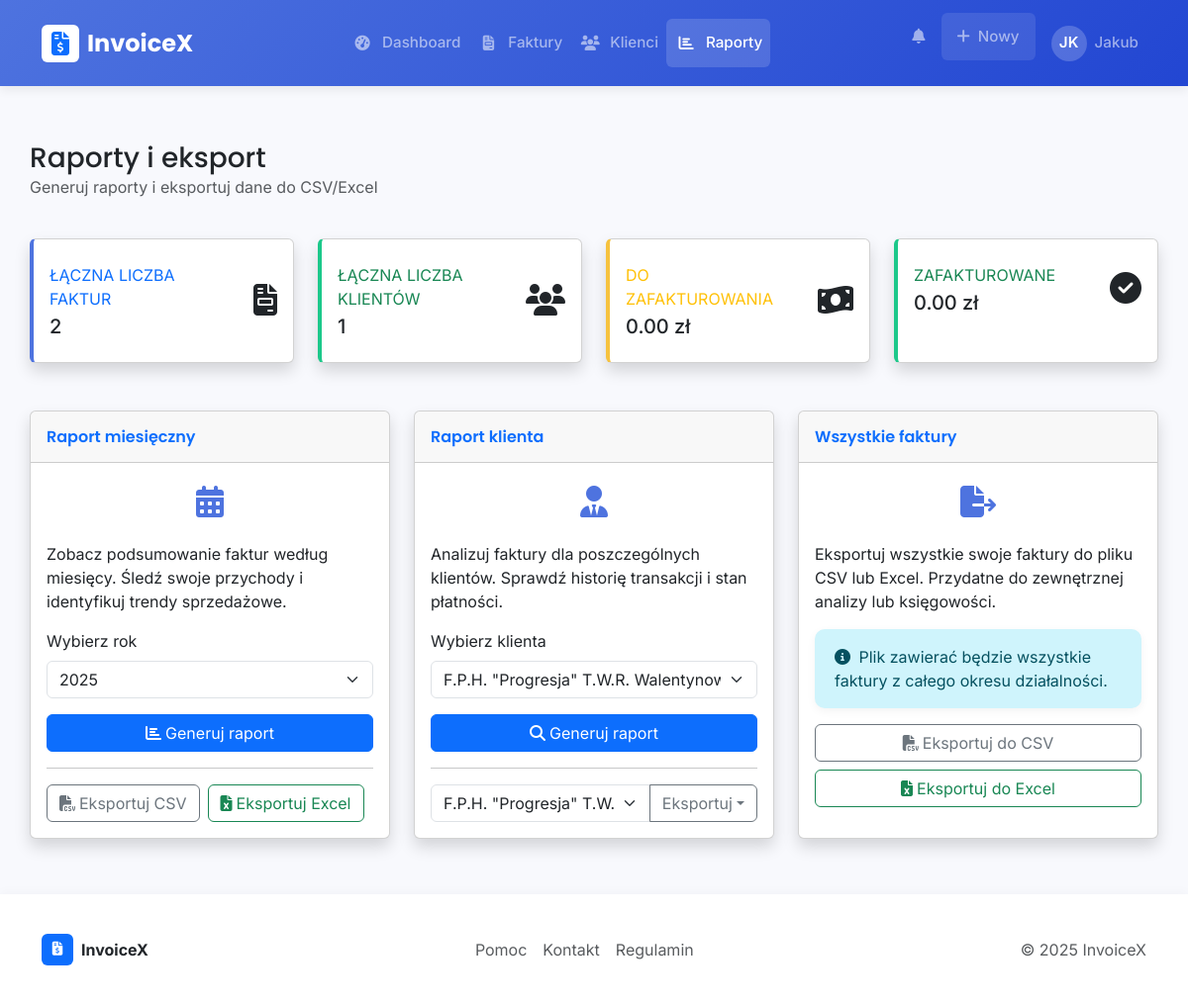
/reports/ (signed in), run on an earlier commit of the app's database.
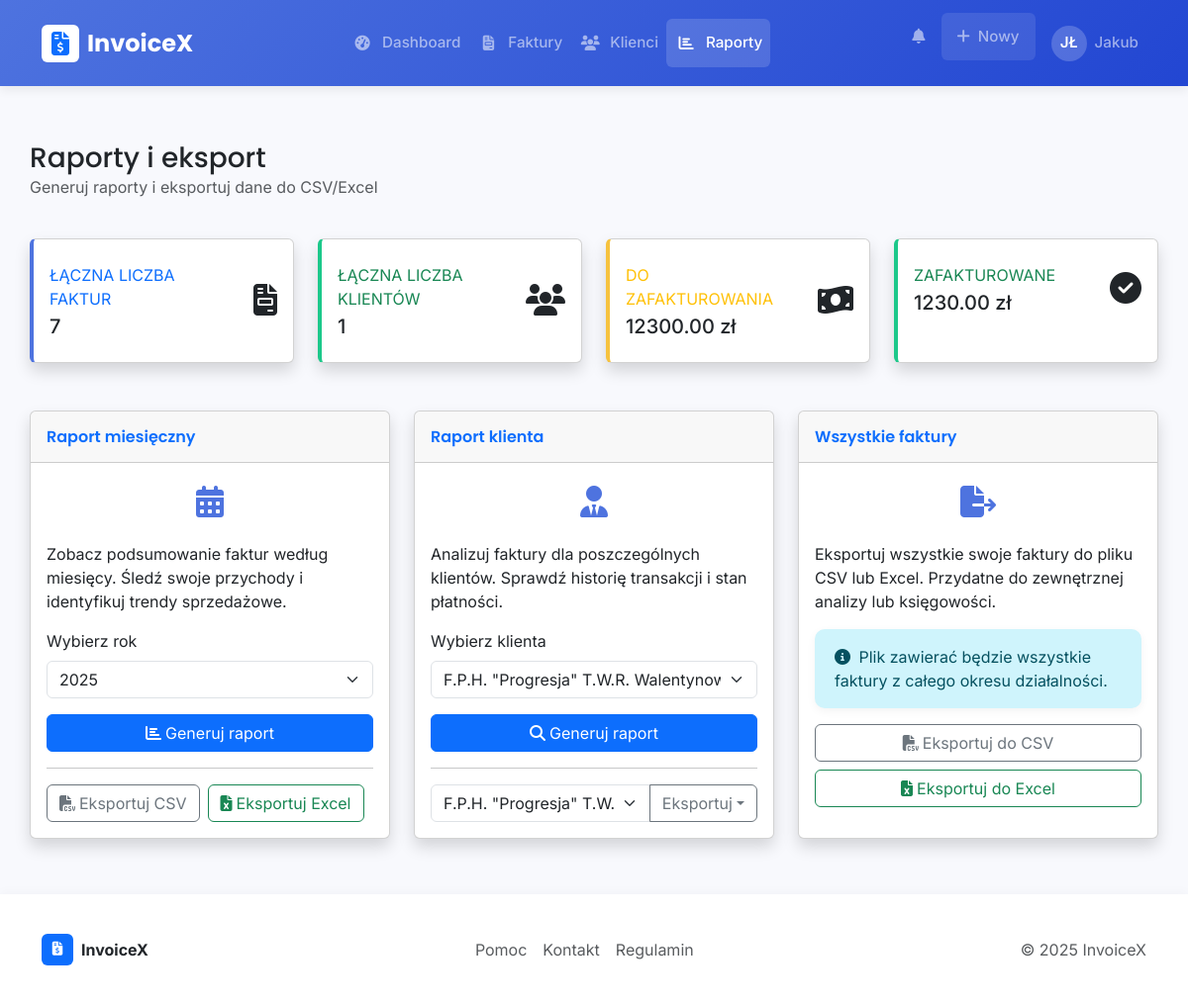
And on a later commit of the database.
### app/models/user.py (models this page shows, shortened)
class User(db.Model, UserMixin):
    __tablename__ = 'users'
    id = db.Column(db.Integer, primary_key=True)
    uuid = db.Column(db.String(36), unique=True, default=lambda: str(uuid.uuid4()))
    email = db.Column(db.String(120), unique=True, nullable=False, index=True)
    password_hash = db.Column(db.String(256), nullable=False)
    first_name = db.Column(db.String(50), nullable=False)
    last_name = db.Column(db.String(50), nullable=False)
    company_name = db.Column(db.String(100))
    tax_id = db.Column(db.String(50))  # NIP
    address_line1 = db.Column(db.String(100))
    address_line2 = db.Column(db.String(100))
    city = db.Column(db.String(50))
    postal_code = db.Column(db.String(20))
    country = db.Column(db.String(50))
    phone = db.Column(db.String(20))
    logo = db.Column(db.String(255))  # Ścieżka do pliku logo
    is_active = db.Column(db.Boolean, default=True)
    confirmed = db.Column(db.Boolean, default=False)
    confirmed_on = db.Column(db.DateTime)
    created_at = db.Column(db.DateTime, default=datetime.utcnow)
    updated_at = db.Column(db.DateTime, default=datetime.utcnow, onupdate=datetime.utcnow)
    last_login = db.Column(db.DateTime)
    clients = db.relationship('Client', backref='user', lazy='dynamic', cascade='all, delete-orphan')
    invoices = db.relationship('Invoice', backref='user', lazy='dynamic', cascade='all, delete-orphan')

### app/routes/reports.py (the view)
@reports_bp.route('/')
@login_required
def index():
    invoices_count = Invoice.query.filter_by(user_id=current_user.id).count()
    clients_count = Client.query.filter_by(user_id=current_user.id).count()
    total_paid = db.session.query(func.sum(Invoice.total))\
        .filter(Invoice.user_id == current_user.id)\
        .filter(Invoice.status == InvoiceStatus.PAID)\
        .scalar() or 0
    total_pending = db.session.query(func.sum(Invoice.total))\
        .filter(Invoice.user_id == current_user.id)\
        .filter(Invoice.status == InvoiceStatus.PENDING)\
        .scalar() or 0
    total_overdue = db.session.query(func.sum(Invoice.total))\
        .filter(Invoice.user_id == current_user.id)\
        .filter(Invoice.status == InvoiceStatus.OVERDUE)\
        .scalar() or 0
    years = db.session.query(func.extract('year', Invoice.issue_date).label('year'))\
        .filter(
            Invoice.user_id == current_user.id,
            Invoice.issue_date != None
        )\
        .distinct()\
        .order_by(func.extract('year', Invoice.issue_date).desc())\
        .all()
    years = [int(year.year) for year in years if year.year is not None]
    if not years:
        years = [datetime.now().year]
    clients = Client.query.filter_by(user_id=current_user.id).order_by(Client.name).all()
    return render_template('reports/index.html',
                          title='Raporty',
                          invoices_count=invoices_count,
                          clients_count=clients_count,
                          total_paid=float(total_paid),
                          total_pending=float(total_pending),
                          total_overdue=float(total_overdue),
                          years=years,
                          clients=clients)

### app/models/user.py (called while the page is built)
@login_manager.user_loader
def load_user(user_id):
    return User.query.get(user_id)

### app/templates/reports/index.html (shortened to what the changed rows need)
{% extends 'layout.html' %}
{% block content %}
<div class="row mb-4">
    <div class="col-md-6">
        <h1 class="h3 mb-0 text-gray-800">Raporty i eksport</h1>
    </div>
</div>
<div class="row mb-4">
    <div class="col-xl-3 col-md-6 mb-4">
        <div class="card border-left-primary shadow h-100 py-2">
            <div class="card-body">
                <div class="row no-gutters align-items-center">
                    <div class="col mr-2">
                        <div class="text-xs font-weight-bold text-primary text-uppercase mb-1">
                            Łączna liczba faktur</div>
                        <div class="h5 mb-0 font-weight-bold text-gray-800">{{ invoices_count }}</div>
                    </div>
                </div>
            </div>
        </div>
    </div>
    <div class="col-xl-3 col-md-6 mb-4">
        <div class="card border-left-warning shadow h-100 py-2">
            <div class="card-body">
                <div class="row no-gutters align-items-center">
                    <div class="col mr-2">
                        <div class="text-xs font-weight-bold text-warning text-uppercase mb-1">
                            Do zafakturowania</div>
                        <div class="h5 mb-0 font-weight-bold text-gray-800">{{ "%.2f"|format(total_pending + total_overdue) }} zł</div>
                    </div>
                </div>
            </div>
        </div>
    </div>
    <div class="col-xl-3 col-md-6 mb-4">
        <div class="card border-left-success shadow h-100 py-2">
            <div class="card-body">
                <div class="row no-gutters align-items-center">
                    <div class="col mr-2">
                        <div class="text-xs font-weight-bold text-success text-uppercase mb-1">
                            Zafakturowane</div>
                        <div class="h5 mb-0 font-weight-bold text-gray-800">{{ "%.2f"|format(total_paid) }} zł</div>
                    </div>
                </div>
            </div>
        </div>
    </div>
</div>
{% endblock %}

### app/templates/layout.html (shortened to what the changed rows need)
<!DOCTYPE html>
<html lang="pl">
<head>
    <link href="https://cdn.jsdelivr.net/npm/bootstrap@5.3.0/dist/css/bootstrap.min.css" rel="stylesheet">
    <link rel="stylesheet" href="https://cdnjs.cloudflare.com/ajax/libs/font-awesome/6.4.0/css/all.min.css">
    <link rel="stylesheet" href="{{ url_for('static', filename='css/style.css') }}">
</head>
<body>
    {% if current_user.is_authenticated %}
    <nav class="navbar navbar-expand-lg navbar-dark sticky-top">
        <div class="container">
            <a class="navbar-brand d-flex align-items-center" href="{{ url_for('dashboard.index') }}">
                <div class="brand-icon me-2 d-flex align-items-center justify-content-center bg-white text-primary rounded" style="width: 38px; height: 38px;">
                    <i class="fas fa-file-invoice-dollar"></i>
                </div>
                {{ app_name }}
            </a>
            <div class="collapse navbar-collapse" id="navbarMain">
                <ul class="navbar-nav mx-auto">
                    <li class="nav-item">
                        <a class="nav-link d-flex align-items-center" href="{{ url_for('dashboard.index') }}">
                            <span class="nav-icon"><i class="fas fa-tachometer-alt"></i></span>
                            Dashboard
                        </a>
                    </li>
                    <li class="nav-item">
                        <a class="nav-link d-flex align-items-center" href="{{ url_for('dashboard.invoices') }}">
                            <span class="nav-icon"><i class="fas fa-file-invoice"></i></span>
                            Faktury
                        </a>
                    </li>
                    <li class="nav-item">
                        <a class="nav-link d-flex align-items-center" href="{{ url_for('dashboard.clients') }}">
                            <span class="nav-icon"><i class="fas fa-users"></i></span>
                            Klienci
                        </a>
                    </li>
                    <li class="nav-item">
                        <a class="nav-link d-flex align-items-center" href="{{ url_for('reports.index') }}">
                            <span class="nav-icon"><i class="fas fa-chart-bar"></i></span>
                            Raporty
                        </a>
                    </li>
                </ul>
                <ul class="navbar-nav">
                    <li class="nav-item me-2">
                        <a class="nav-link notification-badge" href="#" title="Powiadomienia">
                            <i class="fas fa-bell"></i>
                        </a>
                    </li>
                    <li class="nav-item dropdown me-2">
                        <a class="nav-link dropdown-toggle d-flex align-items-center px-3 rounded bg-white bg-opacity-10"
                           href="#" id="navbarDropdownCreate" role="button"
                           data-bs-toggle="dropdown" aria-expanded="false">
                            <i class="fas fa-plus me-2"></i>Nowy
                        </a>
                    </li>
                    <li class="nav-item dropdown">
                        <a class="nav-link dropdown-toggle d-flex align-items-center" href="#"
                           id="navbarDropdownUser" role="button"
                           data-bs-toggle="dropdown" aria-expanded="false">
                            <div class="user-avatar">
                                {{ current_user.first_name[0] }}{{ current_user.last_name[0] if current_user.last_name else "" }}
                            </div>
                            <span>{{ current_user.first_name }}</span>
                        </a>
                    </li>
                </ul>
            </div>
        </div>
    </nav>
    {% endif %}
    <main class="main-content container">
        {% block content %}{% endblock %}
    </main>
</body>
</html>

What changed in the data, as far as the page shows it:
changed User "Jakub": last_name "K" → "Ł"
Also different on the page:
{{ invoices_count }}: "2" → "7"
{{ "%.2f"|format(total_pending + total_overdue) }}: "0.00" → "12300.00"
{{ "%.2f"|format(total_paid) }}: "0.00" → "1230.00"
